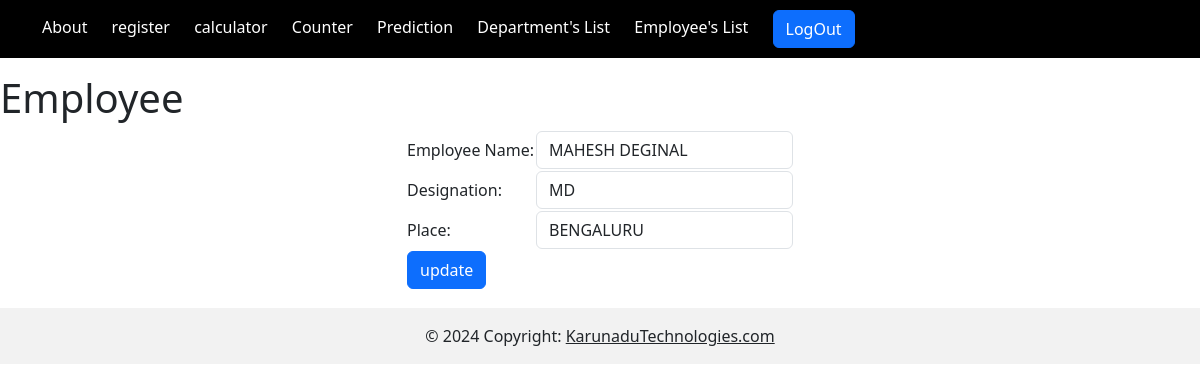
/Employee_update/1 (signed in), run on the app's committed database.
### basics/models.py (models this page shows)
class Employee_Table(models.Model):
    EMP_NAME=models.CharField(max_length=500)
    EMP_DESI=models.CharField(max_length=500)
    EMP_PLACE=models.CharField(max_length=500)

### basics/views.py (the view, shortened to what this page needs)
# urls.py: path("Employee_update/<id>",Employee_update,name="Employee_update"),
@login_required(login_url='login')
def Employee_update(request,id):
  getEmployee=Employee_Table.objects.get(id=id)
  return render(request,'Employee_update.html',context={'getEmployee':getEmployee})

### basics/templates/Employee_update.html (shortened to what this page needs)
{% extends 'index.html' %}
{% block content %}
  <form method="POST">
  <h1>Employee</h1>
  <table align="center">
    <tr>
      <td>
        Employee Name:
      </td>
      <td>
        <input type="text" class="form-control" value="{{getEmployee.EMP_NAME}}"name="textdepartmentname"></input>
      </td>
    </tr>
    <tr>
      <td>
        Designation:
      </td>
      <td>
        <input type="text" class="form-control" value="{{getEmployee.EMP_DESI}}" name="textdepartmentdesc"></input>
      </td>
    </tr>
    <tr>
      <td>
        Place:
      </td>
      <td>
        <input type="text" class="form-control" value="{{getEmployee.EMP_PLACE}}" name="textdepartmentplace"></input>
      </td>
    </tr>
    <tr>
      <td colspan="2">
        <button type="submit"  class="btn btn-primary" name="submit">update</button>
      </td>
    </tr>
    <tr>
      <td>
      </td>
    </tr>
  </table>
</form>
{% endblock %}

### basics/templates/index.html (style rules this page uses)
body { margin: 0; padding: 0; background-image: url('https://img.freepik.com/free-vector/abstract-light-blue-wave-background_1055-3072.jpg?t=st=1734770619~exp=1734774219~hmac=e2053ce940e4e433619d944c6fc12c3caabbdda7e234d0ab195c6cfb41f3c917&w=740'); }

### data on the page
Employee_Table: textdepartmentname "MAHESH DEGINAL", textdepartmentdesc "MD", textdepartmentplace "BENGALURU"
